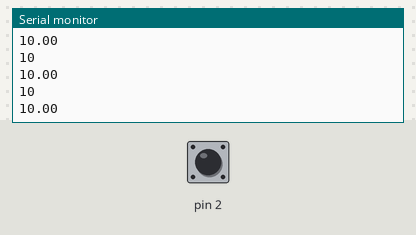
The sketch below on a simulated Arduino Uno, built with avr-gcc and run on an emulated ATmega328P. Shown: the last lines printed to the serial monitor. Inputs (shaded band) come from the test bench; at power-on: pin 2 HIGH.

Above: at 1.2 s.
1.3 s: pin 2 pulled LOW for 0.15 s
At 1.36 s:
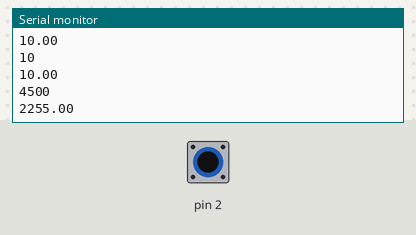
2.9 s: pin 2 pulled LOW for 1 s
At 3.13 s:
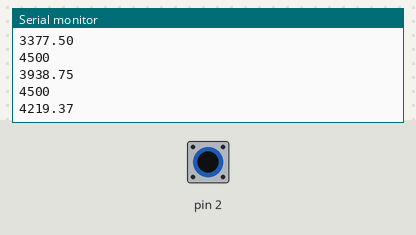
5.4 s: pin 2 pulled LOW for 1 s
At 6.4 s:
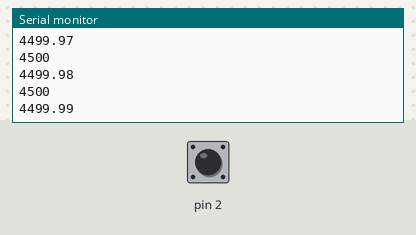
Timing chart, 0 to 8.4 s (numbered marks = the images above; inputs shaded):
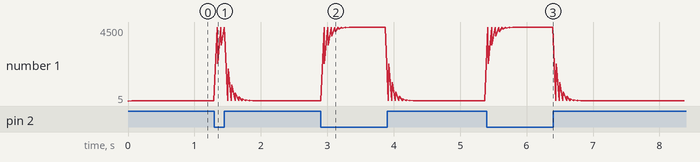

Measured:
- after the input at 1.3 s, the serial monitor: prints a new line at once (image 1)
- after the input at 2.9 s, the serial monitor: prints a new line after 0.22 s (image 2)
- after the input at 5.4 s, the serial monitor: prints a new line after 0.99 s (image 3)

The sketch:

capacitive_smoothed.ino
```cpp
#include <CapacitiveSensor.h>

// capacitive sensing constant
CapacitiveSensor sensor = CapacitiveSensor(4, 2);  // 1M resistor between pins 4 & 2, pin 2 is sensor pin


float SMOOTHING = 0.5;
float smoothed;


void setup() {
  Serial.begin(9600);
}

void loop() {
  long measurement = sensor.capacitiveSensor(30);

  Serial.println(measurement);

  smoothed = smoothed * (1.0 - SMOOTHING) + measurement * SMOOTHING;
  Serial.println(smoothed);
  delay(50);
}
```
